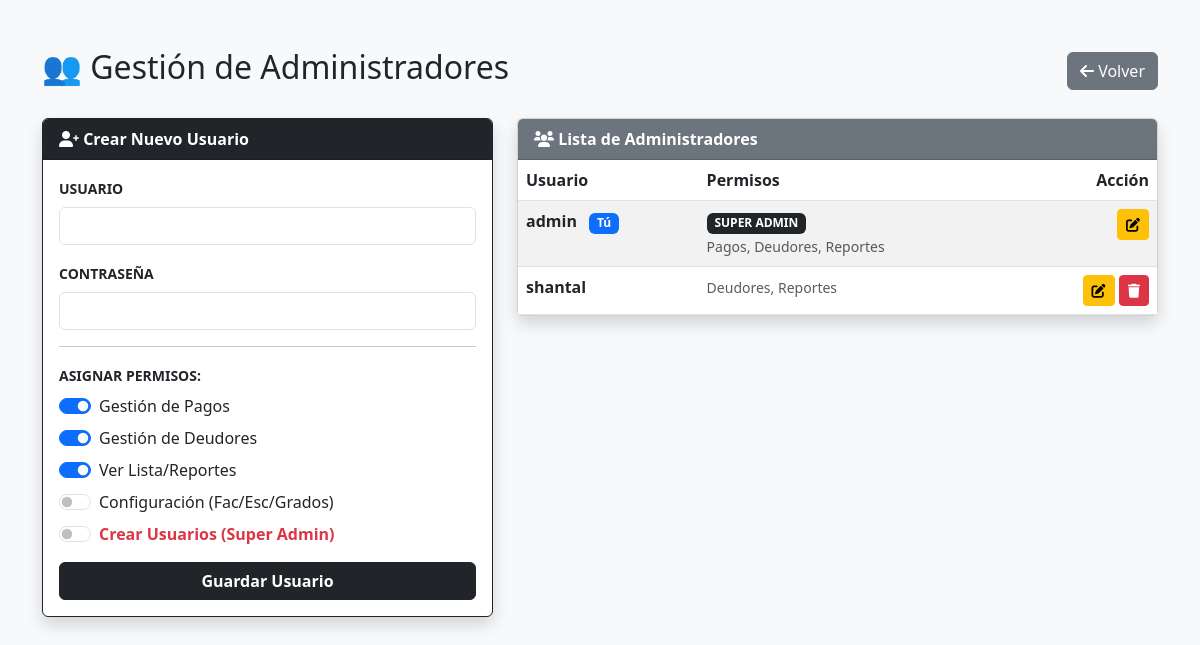
/admin/usuarios (signed in), run on the app's committed database.
### app.py (models this page shows)
class Administrador(db.Model):
    __tablename__ = 'administradores'
    id = db.Column(db.Integer, primary_key=True)
    usuario = db.Column(db.String(50), unique=True, nullable=False)
    password = db.Column(db.String(255), nullable=False)
    p_pagos = db.Column(db.Boolean, default=False)
    p_deudores = db.Column(db.Boolean, default=False)
    p_reportes = db.Column(db.Boolean, default=False)
    p_config = db.Column(db.Boolean, default=False)
    p_usuarios = db.Column(db.Boolean, default=False)

### app.py (the view, shortened to what this page needs)
@app.route('/admin/usuarios', methods=['GET', 'POST'])
def admin_usuarios():
    if not session.get('admin_logged_in'): return redirect(url_for('login_admin'))
    if not session.get('p_usuarios'):
        flash("⛔ Solo Super Admin.")
        return redirect(url_for('admin'))
    return render_template('admin_usuarios.html', admins=Administrador.query.all(), usuario_actual=session.get('admin_user'))

### templates/admin_usuarios.html (shortened to what this page needs)
<!DOCTYPE html>
<html lang="es">
<head>
    <link href="https://cdn.jsdelivr.net/npm/bootstrap@5.3.0/dist/css/bootstrap.min.css" rel="stylesheet">
    <link rel="stylesheet" href="https://cdnjs.cloudflare.com/ajax/libs/font-awesome/6.0.0/css/all.min.css">
</head>
<body class="bg-light">
<div class="container py-5">
    <div class="d-flex justify-content-between align-items-center mb-4">
        <h2>👥 Gestión de Administradores</h2>
        <a href="/admin" class="btn btn-secondary">
            <i class="fas fa-arrow-left"></i> Volver
        </a>
    </div>
    <div class="row">
        <div class="col-md-5 mb-4">
            <div class="card shadow border-dark">
                <div class="card-header bg-dark text-white fw-bold">
                    <i class="fas fa-user-plus"></i> Crear Nuevo Usuario
                </div>
                <div class="card-body">
                    <form method="POST">
                        <div class="mb-3">
                            <label class="form-label fw-bold small">USUARIO</label>
                            <input type="text" name="usuario" class="form-control" required>
                        </div>
                        <div class="mb-3">
                            <label class="form-label fw-bold small">CONTRASEÑA</label>
                            <input type="text" name="password" class="form-control" required>
                        </div>
                        <hr>
                        <label class="form-label fw-bold small mb-2">ASIGNAR PERMISOS:</label>
                        <div class="form-check form-switch mb-2">
                            <input class="form-check-input" type="checkbox" name="p_pagos" id="p1" checked>
                            <label class="form-check-label" for="p1">Gestión de Pagos</label>
                        </div>
                        <div class="form-check form-switch mb-2">
                            <input class="form-check-input" type="checkbox" name="p_deudores" id="p2" checked>
                            <label class="form-check-label" for="p2">Gestión de Deudores</label>
                        </div>
                        <div class="form-check form-switch mb-2">
                            <input class="form-check-input" type="checkbox" name="p_reportes" id="p3" checked>
                            <label class="form-check-label" for="p3">Ver Lista/Reportes</label>
                        </div>
                        <div class="form-check form-switch mb-2">
                            <input class="form-check-input" type="checkbox" name="p_config" id="p4">
                            <label class="form-check-label" for="p4">Configuración (Fac/Esc/Grados)</label>
                        </div>
                        <div class="form-check form-switch mb-3">
                            <input class="form-check-input" type="checkbox" name="p_usuarios" id="p5">
                            <label class="form-check-label text-danger fw-bold" for="p5">Crear Usuarios (Super Admin)</label>
                        </div>
                        <button class="btn btn-dark w-100 fw-bold">Guardar Usuario</button>
                    </form>
                </div>
            </div>
        </div>
        <div class="col-md-7">
            <div class="card shadow">
                <div class="card-header bg-secondary text-white fw-bold">
                    <i class="fas fa-users"></i> Lista de Administradores
                </div>
                <div class="card-body p-0">
                    <table class="table table-striped mb-0">
                        <thead>
                            <tr>
                                <th>Usuario</th>
                                <th>Permisos</th>
                                <th class="text-end">Acción</th>
                            </tr>
                        </thead>
                        <tbody>
    {% for admin in admins %}
    <tr>
        <td>
            <strong>{{ admin.usuario }}</strong>
            {% if admin.usuario == usuario_actual %}
                <span class="badge bg-primary ms-2">Tú</span>
            {% endif %}
        </td>
        <td>
            {% if admin.p_usuarios %}<span class="badge bg-dark">SUPER ADMIN</span><br>{% endif %}
            <small class="text-muted">
                {% if admin.p_pagos %}Pagos, {% endif %}
                {% if admin.p_deudores %}Deudores, {% endif %}
                {% if admin.p_reportes %}Reportes{% endif %}
            </small>
        </td>
        <td class="text-end">
            <a href="{{ url_for('admin_editar_usuario', id=admin.id) }}" class="btn btn-warning btn-sm">
                <i class="fas fa-edit"></i>
            </a>
            {% if admin.usuario != usuario_actual %}
                <a href="{{ url_for('admin_eliminar_usuario', id=admin.id) }}"
                   class="btn btn-danger btn-sm"
                   onclick="return confirm('¿Eliminar a {{ admin.usuario }}?')">
                    <i class="fas fa-trash"></i>
                </a>
            {% endif %}
        </td>
    </tr>
    {% endfor %}
</tbody>
                    </table>
                </div>
            </div>
        </div>
    </div>
</div>
</body>
</html>

### data on the page
Administrador: usuario "admin", shows "Tú", p_usuarios "SUPER ADMIN", p_pagos "Pagos,", p_deudores "Deudores,", p_reportes "Reportes"
Administrador: usuario "shantal", p_deudores "Deudores,", p_reportes "Reportes"
